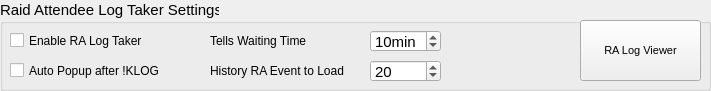
  <widget class="QGroupBox" name="groupBox_4">
   <property name="geometry">
    <rect>
     <x>10</x>
     <y>400</y>
     <width>711</width>
     <height>91</height>
    </rect>
   </property>
   <property name="font">
    <font>
     <family>Arial</family>
     <pointsize>11</pointsize>
    </font>
   </property>
   <property name="title">
    <string>Raid Attendee Log Taker Settings</string>
   </property>
   <widget class="QCheckBox" name="checkBox_3">
    <property name="geometry">
     <rect>
      <x>10</x>
      <y>30</y>
      <width>181</width>
      <height>21</height>
     </rect>
    </property>
    <property name="font">
     <font>
      <family>Arial</family>
      <pointsize>9</pointsize>
     </font>
    </property>
    <property name="text">
     <string>Enable RA Log Taker</string>
    </property>
   </widget>
   <widget class="QPushButton" name="pushButton_14">
    <property name="geometry">
     <rect>
      <x>580</x>
      <y>20</y>
      <width>121</width>
      <height>61</height>
     </rect>
    </property>
    <property name="font">
     <font>
      <family>Arial</family>
      <pointsize>8</pointsize>
     </font>
    </property>
    <property name="text">
     <string>RA Log Viewer</string>
    </property>
   </widget>
   <widget class="QCheckBox" name="checkBox_4">
    <property name="geometry">
     <rect>
      <x>10</x>
      <y>60</y>
      <width>201</width>
      <height>21</height>
     </rect>
    </property>
    <property name="font">
     <font>
      <family>Arial</family>
      <pointsize>9</pointsize>
     </font>
    </property>
    <property name="text">
     <string>Auto Popup after !KLOG</string>
    </property>
   </widget>
   <widget class="QLabel" name="label_32">
    <property name="geometry">
     <rect>
      <x>210</x>
      <y>30</y>
      <width>161</width>
      <height>21</height>
     </rect>
    </property>
    <property name="font">
     <font>
      <family>Arial</family>
      <pointsize>9</pointsize>
     </font>
    </property>
    <property name="text">
     <string>Tells Waiting Time</string>
    </property>
   </widget>
   <widget class="QSpinBox" name="spinBox_24">
    <property name="geometry">
     <rect>
      <x>370</x>
      <y>30</y>
      <width>71</width>
      <height>22</height>
     </rect>
    </property>
    <property name="suffix">
     <string>min</string>
    </property>
    <property name="minimum">
     <number>1</number>
    </property>
    <property name="maximum">
     <number>30</number>
    </property>
    <property name="value">
     <number>10</number>
    </property>
   </widget>
   <widget class="QLabel" name="label_34">
    <property name="geometry">
     <rect>
      <x>210</x>
      <y>60</y>
      <width>161</width>
      <height>21</height>
     </rect>
    </property>
    <property name="font">
     <font>
      <family>Arial</family>
      <pointsize>9</pointsize>
     </font>
    </property>
    <property name="text">
     <string>History RA Event to Load</string>
    </property>
   </widget>
   <widget class="QSpinBox" name="spinBox_27">
    <property name="geometry">
     <rect>
      <x>370</x>
      <y>60</y>
      <width>71</width>
      <height>22</height>
     </rect>
    </property>
    <property name="suffix">
     <string/>
    </property>
    <property name="minimum">
     <number>0</number>
    </property>
    <property name="maximum">
     <number>200</number>
    </property>
    <property name="value">
     <number>20</number>
    </property>
   </widget>
  </widget>
